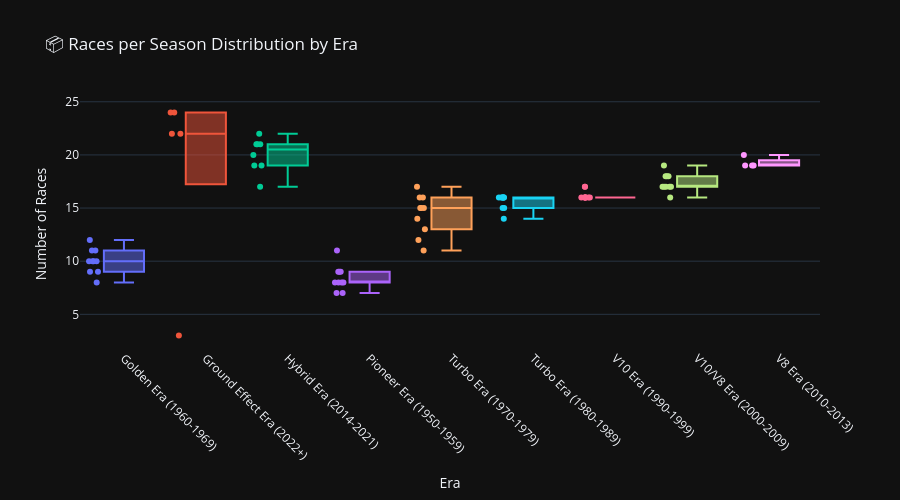

The notebook cell saved with this chart:
### Code cell
# Races per Season by Era
races_per_season = df.groupby(['era', 'season'])['race_name'].nunique().reset_index()
races_per_season.columns = ['era', 'season', 'race_count']

fig = px.box(
    races_per_season,
    x='era',
    y='race_count',
    title='📦 Races per Season Distribution by Era',
    color='era',
    points='all',
    hover_data=['season']
)

fig.update_layout(
    xaxis_title="Era",
    yaxis_title="Number of Races",
    height=500,
    template='plotly_dark',
    showlegend=False
)
fig.update_xaxes(tickangle=45)
fig.show()

### Figure 1 — Plotly figure (JSON) as saved in the notebook; plotly's stock layout.template omitted (floating-point values rounded to 4 significant figures)
{"data": [{"alignmentgroup": "True", "boxpoints": "all", "customdata": [[1960], [1961], [1962], [1963], [1964], [1965], [1966], [1967], [1968], [1969]], "hovertemplate": "era=%{x}<br>race_count=%{y}<br>season=%{customdata[0]}<extra></extra>", "legendgroup": "Golden Era (1960-1969)", "marker": {"color": "#636efa"}, "name": "Golden Era (1960-1969)", "notched": false, "offsetgroup": "Golden Era (1960-1969)", "orientation": "v", "showlegend": true, "type": "box", "x": ["Golden Era (1960-1969)", "Golden Era (1960-1969)", "Golden Era (1960-1969)", "Golden Era (1960-1969)", "Golden Era (1960-1969)", "Golden Era (1960-1969)", "Golden Era (1960-1969)", "Golden Era (1960-1969)", "Golden Era (1960-1969)", "Golden Era (1960-1969)"], "x0": " ", "xaxis": "x", "y": [10, 8, 9, 10, 10, 10, 9, 11, 12, 11], "y0": " ", "yaxis": "y"}, {"alignmentgroup": "True", "boxpoints": "all", "customdata": [[2022], [2023], [2024], [2025], [2026]], "hovertemplate": "era=%{x}<br>race_count=%{y}<br>season=%{customdata[0]}<extra></extra>", "legendgroup": "Ground Effect Era (2022+)", "marker": {"color": "#EF553B"}, "name": "Ground Effect Era (2022+)", "notched": false, "offsetgroup": "Ground Effect Era (2022+)", "orientation": "v", "showlegend": true, "type": "box", "x": ["Ground Effect Era (2022+)", "Ground Effect Era (2022+)", "Ground Effect Era (2022+)", "Ground Effect Era (2022+)", "Ground Effect Era (2022+)"], "x0": " ", "xaxis": "x", "y": [22, 22, 24, 24, 3], "y0": " ", "yaxis": "y"}, {"alignmentgroup": "True", "boxpoints": "all", "customdata": [[2014], [2015], [2016], [2017], [2018], [2019], [2020], [2021]], "hovertemplate": "era=%{x}<br>race_count=%{y}<br>season=%{customdata[0]}<extra></extra>", "legendgroup": "Hybrid Era (2014-2021)", "marker": {"color": "#00cc96"}, "name": "Hybrid Era (2014-2021)", "notched": false, "offsetgroup": "Hybrid Era (2014-2021)", "orientation": "v", "showlegend": true, "type": "box", "x": ["Hybrid Era (2014-2021)", "Hybrid Era (2014-2021)", "Hybrid Era (2014-2021)", "Hybrid Era (2014-2021)", "Hybrid Era (2014-2021)", "Hybrid Era (2014-2021)", "Hybrid Era (2014-2021)", "Hybrid Era (2014-2021)"], "x0": " ", "xaxis": "x", "y": [19, 19, 21, 20, 21, 21, 17, 22], "y0": " ", "yaxis": "y"}, {"alignmentgroup": "True", "boxpoints": "all", "customdata": [[1950], [1951], [1952], [1953], [1954], [1955], [1956], [1957], [1958], [1959]], "hovertemplate": "era=%{x}<br>race_count=%{y}<br>season=%{customdata[0]}<extra></extra>", "legendgroup": "Pioneer Era (1950-1959)", "marker": {"color": "#ab63fa"}, "name": "Pioneer Era (1950-1959)", "notched": false, "offsetgroup": "Pioneer Era (1950-1959)", "orientation": "v", "showlegend": true, "type": "box", "x": ["Pioneer Era (1950-1959)", "Pioneer Era (1950-1959)", "Pioneer Era (1950-1959)", "Pioneer Era (1950-1959)", "Pioneer Era (1950-1959)", "Pioneer Era (1950-1959)", "Pioneer Era (1950-1959)", "Pioneer Era (1950-1959)", "Pioneer Era (1950-1959)", "Pioneer Era (1950-1959)"], "x0": " ", "xaxis": "x", "y": [7, 8, 8, 9, 9, 7, 8, 8, 11, 9], "y0": " ", "yaxis": "y"}, {"alignmentgroup": "True", "boxpoints": "all", "customdata": [[1970], [1971], [1972], [1973], [1974], [1975], [1976], [1977], [1978], [1979]], "hovertemplate": "era=%{x}<br>race_count=%{y}<br>season=%{customdata[0]}<extra></extra>", "legendgroup": "Turbo Era (1970-1979)", "marker": {"color": "#FFA15A"}, "name": "Turbo Era (1970-1979)", "notched": false, "offsetgroup": "Turbo Era (1970-1979)", "orientation": "v", "showlegend": true, "type": "box", "x": ["Turbo Era (1970-1979)", "Turbo Era (1970-1979)", "Turbo Era (1970-1979)", "Turbo Era (1970-1979)", "Turbo Era (1970-1979)", "Turbo Era (1970-1979)", "Turbo Era (1970-1979)", "Turbo Era (1970-1979)", "Turbo Era (1970-1979)", "Turbo Era (1970-1979)"], "x0": " ", "xaxis": "x", "y": [13, 11, 12, 15, 15, 14, 16, 17, 16, 15], "y0": " ", "yaxis": "y"}, {"alignmentgroup": "True", "boxpoints": "all", "customdata": [[1980], [1981], [1982], [1983], [1984], [1985], [1986], [1987], [1988], [1989]], "hovertemplate": "era=%{x}<br>race_count=%{y}<br>season=%{customdata[0]}<extra></extra>", "legendgroup": "Turbo Era (1980-1989)", "marker": {"color": "#19d3f3"}, "name": "Turbo Era (1980-1989)", "notched": false, "offsetgroup": "Turbo Era (1980-1989)", "orientation": "v", "showlegend": true, "type": "box", "x": ["Turbo Era (1980-1989)", "Turbo Era (1980-1989)", "Turbo Era (1980-1989)", "Turbo Era (1980-1989)", "Turbo Era (1980-1989)", "Turbo Era (1980-1989)", "Turbo Era (1980-1989)", "Turbo Era (1980-1989)", "Turbo Era (1980-1989)", "Turbo Era (1980-1989)"], "x0": " ", "xaxis": "x", "y": [14, 15, 16, 15, 16, 16, 16, 16, 16, 16], "y0": " ", "yaxis": "y"}, {"alignmentgroup": "True", "boxpoints": "all", "customdata": [[1990], [1991], [1992], [1993], [1994], [1995], [1996], [1997], [1998], [1999]], "hovertemplate": "era=%{x}<br>race_count=%{y}<br>season=%{customdata[0]}<extra></extra>", "legendgroup": "V10 Era (1990-1999)", "marker": {"color": "#FF6692"}, "name": "V10 Era (1990-1999)", "notched": false, "offsetgroup": "V10 Era (1990-1999)", "orientation": "v", "showlegend": true, "type": "box", "x": ["V10 Era (1990-1999)", "V10 Era (1990-1999)", "V10 Era (1990-1999)", "V10 Era (1990-1999)", "V10 Era (1990-1999)", "V10 Era (1990-1999)", "V10 Era (1990-1999)", "V10 Era (1990-1999)", "V10 Era (1990-1999)", "V10 Era (1990-1999)"], "x0": " ", "xaxis": "x", "y": [16, 16, 16, 16, 16, 17, 16, 17, 16, 16], "y0": " ", "yaxis": "y"}, {"alignmentgroup": "True", "boxpoints": "all", "customdata": [[2000], [2001], [2002], [2003], [2004], [2005], [2006], [2007], [2008], [2009]], "hovertemplate": "era=%{x}<br>race_count=%{y}<br>season=%{customdata[0]}<extra></extra>", "legendgroup": "V10/V8 Era (2000-2009)", "marker": {"color": "#B6E880"}, "name": "V10/V8 Era (2000-2009)", "notched": false, "offsetgroup": "V10/V8 Era (2000-2009)", "orientation": "v", "showlegend": true, "type": "box", "x": ["V10/V8 Era (2000-2009)", "V10/V8 Era (2000-2009)", "V10/V8 Era (2000-2009)", "V10/V8 Era (2000-2009)", "V10/V8 Era (2000-2009)", "V10/V8 Era (2000-2009)", "V10/V8 Era (2000-2009)", "V10/V8 Era (2000-2009)", "V10/V8 Era (2000-2009)", "V10/V8 Era (2000-2009)"], "x0": " ", "xaxis": "x", "y": [17, 17, 17, 16, 18, 19, 18, 17, 18, 17], "y0": " ", "yaxis": "y"}, {"alignmentgroup": "True", "boxpoints": "all", "customdata": [[2010], [2011], [2012], [2013]], "hovertemplate": "era=%{x}<br>race_count=%{y}<br>season=%{customdata[0]}<extra></extra>", "legendgroup": "V8 Era (2010-2013)", "marker": {"color": "#FF97FF"}, "name": "V8 Era (2010-2013)", "notched": false, "offsetgroup": "V8 Era (2010-2013)", "orientation": "v", "showlegend": true, "type": "box", "x": ["V8 Era (2010-2013)", "V8 Era (2010-2013)", "V8 Era (2010-2013)", "V8 Era (2010-2013)"], "x0": " ", "xaxis": "x", "y": [19, 19, 20, 19], "y0": " ", "yaxis": "y"}], "layout": {"boxmode": "overlay", "height": 500, "legend": {"title": {"text": "era"}, "tracegroupgap": 0}, "showlegend": false, "title": {"text": "📦 Races per Season Distribution by Era"}, "xaxis": {"anchor": "y", "categoryarray": ["Golden Era (1960-1969)", "Ground Effect Era (2022+)", "Hybrid Era (2014-2021)", "Pioneer Era (1950-1959)", "Turbo Era (1970-1979)", "Turbo Era (1980-1989)", "V10 Era (1990-1999)", "V10/V8 Era (2000-2009)", "V8 Era (2010-2013)"], "categoryorder": "array", "domain": [0, 1], "tickangle": 45, "title": {"text": "Era"}}, "yaxis": {"anchor": "x", "domain": [0, 1], "title": {"text": "Number of Races"}}}}
